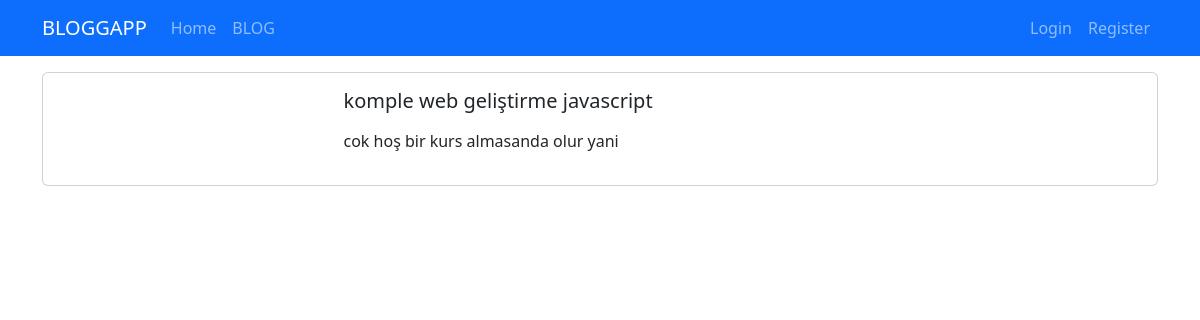
Screenshot of /blog/komple-web-gelistirme-javascript with the database file from the repository.
### blog/models.py (models this page shows, shortened)
class Blog(models.Model):
    title=models.CharField(max_length=200)
    image=models.ImageField(upload_to="blogs")#gerekli resimleri database de tutmak için
    description=RichTextField()#admin panelinde sana html yazabileceğin bir sayfa geliyor istersen düz bir şekildedde yazabilrisin ama
    is_active=models.BooleanField(default=False)
    is_home=models.BooleanField(default=False)
    slug=models.SlugField(null=False,blank=True,unique=True,db_index=True,editable=False)#blank ile bos deger yazıp kayıt et dediğinde hata alıyorduk bunu engelledi artık bos kayıt edebilirsin program kendisi sug oluşturacak
    categories=models.ManyToManyField(Category,blank=True)

### blog/views.py (the view)
# urls.py: path("blog/<slug:slug>",views.blog_datails,name="blog_datails")#bundan sonra burada int gibi bir değer değilde string gelecek bu daha okunaklı bir hal alacak
def blog_datails(request,slug):
    blog=Blog.objects.get(slug=slug)
    return render(request,"blog/blogs-datails.html",{"blog":blog})

### blog/templates/blog/blogs-datails.html (shortened to what this page needs)
{%extends "base.html"%}
{%load static%}
{%block content%}
<div class="container mt-3">
    <div class="row">
        <div class="col-12">
            <div class="card mb-3">
                    <div class="row">
                        <div class="col-md-3">
                        </div>
                        <div class="col-md-9">
                            <div class="card-body">
                                <h5 class="card-title">
                                        {{blog.title}}
                                </h5>
                                <p class="card-text"> {{blog.description|safe}}</p>
                            </div>
                        </div>
                    </div>
                </div>
            </div>
        </div>
    </div>
{%endblock%}

### rows the page displays
Blog: title "komple web geliştirme javascript", description "cok hoş bir kurs almasanda olur yani"
